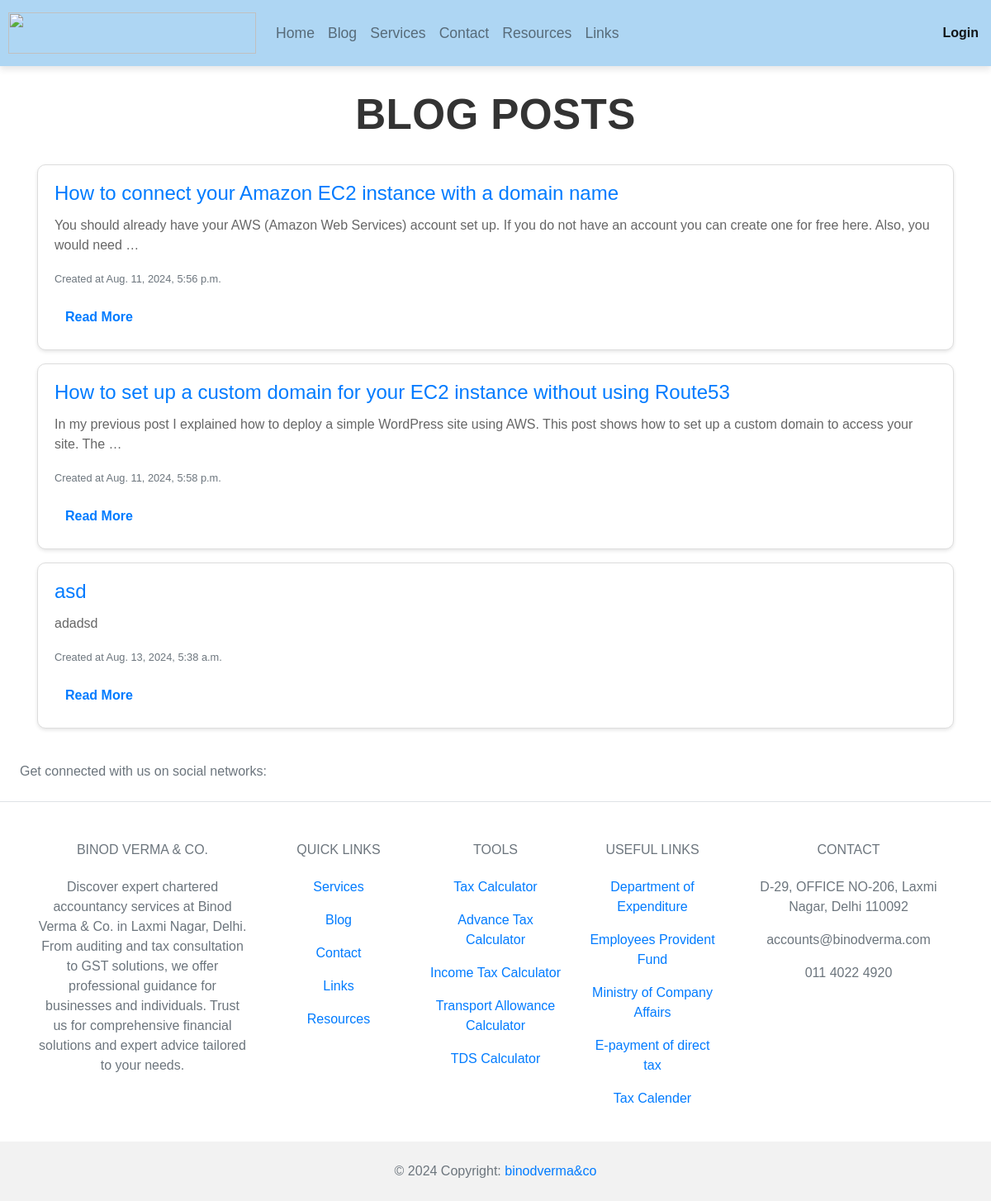
Screenshot of /blog/ with the database file from the repository.
### blog/models.py (models this page shows, shortened)
class Post(models.Model):
    title = models.CharField(max_length=200)
    content = models.TextField()
    created_at = models.DateTimeField(auto_now_add=True)

### blog/views.py (the view)
# urls.py: path('', post_list, name='post_list'),
def post_list(request):
    posts = Post.objects.all()  # Retrieve all posts from the database
    return render(request, 'blog/post_list.html', {'posts': posts})

### blog/templates/blog/post_list.html (shortened to what this page needs)
<!DOCTYPE html>
<html lang="en">
<head>
    {% load static %}
    <link rel="stylesheet" href="https://cdn.jsdelivr.net/npm/bootstrap@4.0.0/dist/css/bootstrap.min.css">
    <link rel="stylesheet" href="{% static 'css/style.css' %}">
</head>
<body>
    {% include 'navbar.html' %}
    <div class="container" style="margin-top: 5.5rem;">
        <h1 class=" text-uppercase" style="font-size: 3.2rem; letter-spacing: 0.3pt; font-weight: bolder; font-family: Verdana, Geneva, Tahoma, sans-serif; margin:30px; padding-top: 20px;">Blog Posts </h1>
        {% for post in posts %}
            <div class="card mb-3">
                <div class="card-body">
                    <h5 class="card-title">{{ post.title }}</h5>
                    <p class="card-text">{{ post.content|truncatewords:30 }}</p>
                    <p class="card-text"><small class="text-muted">Created at {{ post.created_at }}</small></p>
                    <a href="{% url 'post_detail' post.id %}" class="btn btn-link">Read More</a>
                </div>
            </div>
        {% endfor %}
    </div>
    {% include 'footer.html' %}
</body>
</html>

### templates/navbar.html (shortened to what this page needs)
<nav class="navbar navbar-expand-lg sticky-top navbar-light">
  <a class="navbar-brand" href="{% url 'home' %}">
    <img src="{% static 'images/logo.png' %}" width="300" height="50" alt="">
  </a>
  <div class="collapse navbar-collapse" id="navbarText">
    <ul class="navbar-nav mr-auto">
      <li class="nav-item ">
        <a class="nav-link" href="{% url 'home' %}">Home </a>
      </li>
      <li class="nav-item">
        <a class="nav-link" href="{% url 'post_list' %}">Blog</a>
      </li>
      <li class="nav-item">
        <a class="nav-link" href="{% url 'tool_kit_home' %}">Services</a>
      </li>
      <li class="nav-item">
        <a class="nav-link" href="{% url 'contact' %}">Contact</a>
      </li>
      <li class="nav-item">
        <a class="nav-link" href="{% url 'resource_list' %}">Resources</a>
      </li>
      <li class="nav-item">
        <a class="nav-link" href="{% url 'imp_links_home' %}">Links</a>
      </li>
    </ul>
    <span class="navbar-text">
      {% if user.is_authenticated %}
        <a href="{% url 'logout' %}" style="text-decoration: none; padding: 5px;">Logout</a>
      {% else %}
        <a href="{% url 'login' %}" style="text-decoration: none; padding: 5px;">Login</a>
      {% endif %}
    </span>
  </div>
</nav>
<link rel="stylesheet" href="{% static 'css/navbar.css' %}">

### templates/footer.html (shortened to what this page needs)
{% load static %}
<footer class="text-center text-lg-start bg-body-tertiary text-muted">
    <section class="d-flex justify-content-center justify-content-lg-between p-4 border-bottom">
      <div class="me-5 d-none d-lg-block">
        <span>Get connected with us on social networks:</span>
      </div>
    </section>
    <section class="">
      <div class="container text-center text-md-start mt-5">
        <div class="row mt-3">
          <div class="col-md-3 col-lg-4 col-xl-3 mx-auto mb-4">
            <h6 class="text-uppercase fw-bold mb-4">
              Binod Verma & Co.
            </h6>
            <p>
                Discover expert chartered accountancy services at Binod Verma & Co. in Laxmi Nagar, Delhi. From auditing and tax consultation to GST solutions, we offer professional guidance for businesses and individuals. Trust us for comprehensive financial solutions and expert advice tailored to your needs.
            </p>
          </div>
          <div class="col-md-2 col-lg-2 col-xl-2 mx-auto mb-4">
            <h6 class="text-uppercase fw-bold mb-4">
              Quick Links
            </h6>
            <p>
                <a href="{% url 'tool_kit_home' %}" class="text-reset">Services</a>
            </p>
            <p>
                <a href="{% url 'post_list' %}" class="text-reset">Blog</a>
            </p>
            <p>
                <a href="{% url 'contact' %}" class="text-reset">Contact</a>
            </p>
            <p>
                <a href="{% url 'imp_links_home' %}" class="text-reset"z>   Links</a>
            <p>
                <a href="{% url 'resource_list' %}" class="text-reset">Resources</a>
            </p>
          </div>
          <div class="col-md-2 col-lg-2 col-xl-2 mx-auto mb-4">
            <h6 class="text-uppercase fw-bold mb-4">
              Tools
            </h6>
            <p>
                <a href="https://incometaxindia.gov.in/Pages/tools/tax-calculator.aspx" class="text-reset">Tax Calculator </a>
            </p>
            <p>
                <a href="https://incometaxindia.gov.in/Pages/tools/advance-tax-calculator.aspx" class="text-reset">Advance Tax Calculator</a>
            </p>
            <p>
                <a href="https://incometaxindia.gov.in/Pages/tools/income-tax-calculator-234ABC.aspx" class="text-reset">Income Tax Calculator</a>
            </p>
            <p>
                <a href="https://incometaxindia.gov.in/Pages/tools/transport-allowance-calculator.aspx" class="text-reset">Transport Allowance Calculator</a>
            </p>
            <p>
                <a href="https://incometaxindia.gov.in/Pages/tools/tds-calculator.aspx" class="text-reset">TDS Calculator</a>
            </p>
          </div>
          <div class="col-md-3 col-lg-2 col-xl-2 mx-auto mb-4">
            <h6 class="text-uppercase fw-bold mb-4">
              Useful links
            </h6>
            <p>
                <a href="https://doe.gov.in/" class="text-reset">Department of Expenditure</a>
            </p>
            <p>
                <a href="https://www.epfindia.gov.in/site_en/index.php" class="text-reset">Employees Provident Fund</a>
            </p>
            <p>
                <a href="https://www.mca.gov.in/content/mca/global/en/home.html" class="text-reset">Ministry of Company Affairs</a>
            </p>
            <p>
                <a href="https://incometaxindia.gov.in/tutorials/3%20e-payment%20of%20direct%20taxes.pdf" class="text-reset">E-payment of direct tax</a>
            </p>
            <p>
                <a href="https://incometaxindia.gov.in/Pages/deadline.aspx" class="text-reset">Tax Calender</a>
            </p>
          </div>
          <div class="col-md-4 col-lg-3 col-xl-3 mx-auto mb-md-0 mb-4">
            <h6 class="text-uppercase fw-bold mb-4">Contact</h6>
            <p> D-29, OFFICE NO-206, Laxmi Nagar, Delhi 110092</p>
            <p>
              accounts@binodverma.com
            </p>
            <p> 011 4022 4920</p>
          </div>
        </div>
      </div>
    </section>
    <div class="text-center p-4" style="background-color: rgba(0, 0, 0, 0.05);">
      © 2024 Copyright:
      <a class="text-reset fw-bold" href="https://binodverma.com/">binodverma&co</a>
    </div>
  </footer>

### blog/static/css/style.css (style rules this page uses)
body { font-family: Arial, sans-serif; }
h1 { text-align: center; margin-bottom: 40px; font-size: 2.5rem; color: #333; }
.card { border: 1px solid #ddd; border-radius: 10px; box-shadow: 0 2px 4px rgba(0, 0, 0, 0.1); }
.card-title { font-size: 1.5rem; color: #007bff; }
.card-text { font-size: 1rem; color: #666; }
.card-text small { color: #999; }
.btn-link { color: #007bff; text-decoration: none; font-weight: bold; }

### static/css/navbar.css (style rules this page uses)
.navbar { background-color: #aed6f3; box-shadow: 0 4px 8px rgba(0, 0, 0, 0.1); padding: 10px; width: 100%; position: fixed; z-index: 1000; overflow-x: hidden; }
.navbar-brand { font-weight: bold; font-size: 1.5rem; color: #333; }
.navbar-nav .nav-link { color: #333; font-size: 1.1rem; padding: 10px 15px; transition: background-color 0.3s, color 0.3s; }
.navbar-text a { color: rgb(30, 3, 43); font-weight: bold; transition: color 0.3s; }

### rows the page displays
Post: title "How to connect your Amazon EC2 instance with a domain name", content "You should already have your AWS (Amazon Web Services) account set up. If you do not have an account you can create one for free here. Also, you would need …", created_at "Aug. 11, 2024, 5:56 p.m."
Post: title "How to set up a custom domain for your EC2 instance without using Route53", content "In my previous post I explained how to deploy a simple WordPress site using AWS. This post shows how to set up a custom domain to access your site. The …", created_at "Aug. 11, 2024, 5:58 p.m."
Post: title "asd", content "adadsd", created_at "Aug. 13, 2024, 5:38 a.m."
